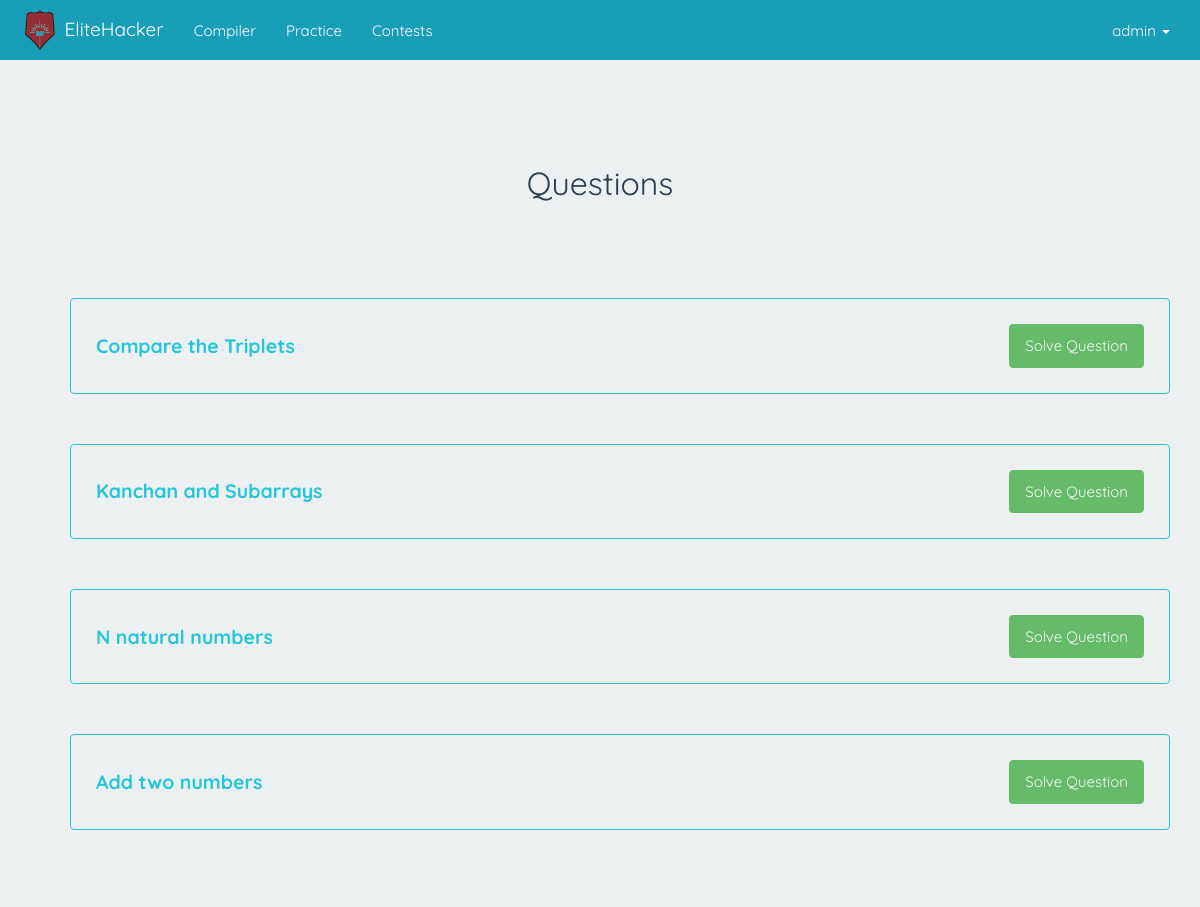
The app's page /practice/tracks/1 (signed in) with its own data.
### practice/models.py (models this page shows, shortened)
class Question(models.Model):
    track = models.ForeignKey(Track,on_delete=models.CASCADE)
    title = models.CharField(max_length=400)
    description = models.TextField(max_length=1000,null=True)
    testcases = models.TextField(max_length=100)
    testcases_output = models.TextField(max_length=100,default="")
    explanation = models.TextField(max_length=1000,blank=True,null=True)
    inputs = models.TextField(max_length=50000)
    output = models.TextField(max_length=10000)
    points = models.PositiveIntegerField(default=settings.DEFAULT_POINTS)
    right_count = models.PositiveIntegerField(default=0)
    wrong_count = models.PositiveIntegerField(default=0)

### practice/views.py (the view)
# urls.py: url(r'^tracks/(?P<id>\d+)',track,name="track"),
def track(request,id):
    questions = Question.objects.all()
    t = Track.objects.get(id=id)
    questions = questions.filter(track=t)
    context={"questions":questions}
    return render(request,"tracks.html",context)

### practice/templates/tracks.html
{% extends "base.html" %}
{% block content %}
    <div class="container questions-list-container">
        <div><h2 style="margin-top: 3em;text-align: center">Questions</h2></div>
        <hr>
        <ol class="question-list">
            {% for question in questions %}
                <div class="well question" style="background-color: white">
                    <li>
                        <div class="question-row">
                            <div class="question-name">
                                <span>
                                    {{ question.title }}
                                </span>
                            </div>
                            <div class="question-buttons">
                                <a href="{% url 'question-detail' question.id %}" class="btn btn-primary solve-question-button">
                                    Solve Question
                                </a>
                            </div>
                        </div>
                    </li>
                </div>
            {% endfor %}
        </ol>
    </div>
{% endblock %}

### compiler/templates/base.html (shortened to what this page needs)
<!DOCTYPE HTML PUBLIC "-//W3C//DTD HTML 4.01 Transitional//EN"
        "http://www.w3.org/TR/html4/loose.dtd">
<html>
<head>
    {% load staticfiles %}
    <link href="{% static 'compiler/css/bootstrap.min.css' %}" rel="stylesheet" type="text/css"/>
    <link href="{% static 'compiler/css/theme.css' %}" rel="stylesheet" type="text/css"/>
</head>
<body>
   <nav  class="navbar navbar-inverse navbar-fixed-top" style="background: #199EB8">
      <div class="container">
        <div class="navbar-header">
          <a style="padding:0" class="navbar-brand" href="/">
              <img style="padding:10px;" src="{% static 'compiler/image/DY_PATIL_LOGO.png' %}" height="100%"/>
          </a>
          <a class="navbar-brand" href="/">EliteHacker</a>
        </div>
        <div id="navbar" class="collapse navbar-collapse">
          <ul class="nav navbar-nav">
            <li><a href="{% url 'compiler' %}">Compiler</a></li>
            <li><a href="{% url 'alltracks' %}">Practice</a></li>
            <li><a href="{% url 'contests' %}">Contests</a></li>
          </ul>
          <ul class="nav navbar-nav navbar-right">
            {% if user.is_authenticated %}
                <li class="dropdown">
                    <a href="#" class="dropdown-toggle" data-toggle="dropdown" role="button" aria-haspopup="true" aria-expanded="false">{{ user.username}} <span class="caret"></span></a>
                </li>
             {% else %}
                <li><a href="{% url 'account_login' %}">Login</a></li>
            {% endif %}
        </div>
      </div>
    </nav>
<div class="container-fluid">
        {% block content %}
        {% endblock %}
</div>
</body>
</html>

### compiler/static/compiler/css/theme.css (style rules this page uses)
body { font-family: 'Quicksand', sans-serif !important; padding-top: 70px; padding-bottom: 30px; background-color:#ecf0f1; }
body * { font-family: 'Quicksand', sans-serif; }
* { -webkit-transition-duration: 0.2s; -moz-transition-duration: 0.2s; -ms-transition-duration: 0.2s; -o-transition-duration: 0.2s; transition-duration: 0.2s; }
.btn-primary-outline:hover,.solve-question-button,.solve-question-button:hover { background: #66BB6A; color: #F5F5F5; border: 1px solid #66BB6A; }
.question-list { margin-top: 5em; list-style: none; }
.question-row { display: table; }
.question-row > div { display: table-cell; vertical-align: middle; }
.question-row > .question-name { width: 100%; }
.question,.track,.contest { padding: 25px; margin-bottom: 50px; background: transparent !important; font-size: 1.3em; font-weight: bolder; border: 1px solid #26C6DA; }
.question .question-name span,.track h3,.contest h3 { color: #26C6DA; }

### records on screen
Question: title "Compare the Triplets"
Question: title "Kanchan and Subarrays"
Question: title "N natural numbers"
Question: title "Add two numbers"

### other values on screen
{{ user.username }} "admin"
